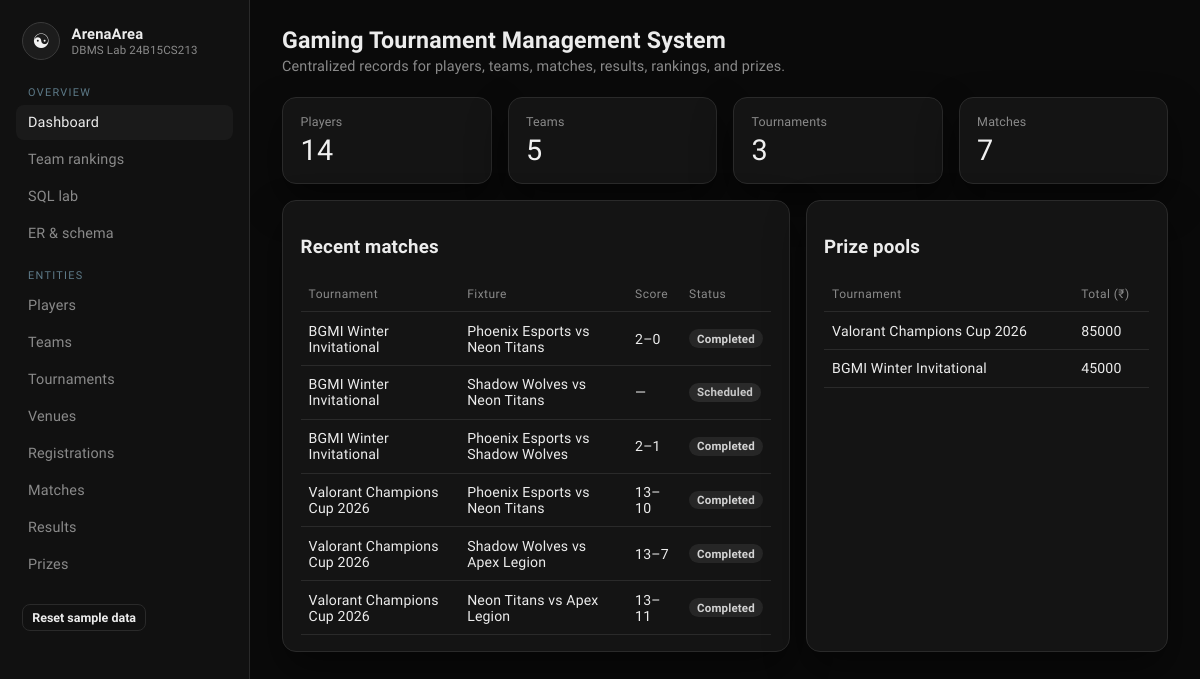
The page / on the database its author committed.
### tables this page shows
CREATE TABLE Result (
    result_id      INTEGER PRIMARY KEY AUTOINCREMENT,
    match_id       INTEGER NOT NULL UNIQUE,
    winner_team_id INTEGER,
    team1_score    INTEGER NOT NULL CHECK (team1_score >= 0),
    team2_score    INTEGER NOT NULL CHECK (team2_score >= 0),
    remarks        TEXT,
    FOREIGN KEY (match_id)       REFERENCES MatchEvent(match_id) ON DELETE CASCADE,
    FOREIGN KEY (winner_team_id) REFERENCES Team(team_id)
);

CREATE TABLE Tournament (
    tournament_id   INTEGER PRIMARY KEY AUTOINCREMENT,
    tournament_name TEXT    NOT NULL,
    game_title      TEXT    NOT NULL,
    start_date      TEXT    NOT NULL,
    end_date        TEXT    NOT NULL,
    status          TEXT    NOT NULL CHECK (status IN ('Upcoming', 'Ongoing', 'Completed')),
    organizer_name  TEXT    NOT NULL,
    max_teams       INTEGER NOT NULL CHECK (max_teams >= 2),
    CHECK (end_date >= start_date)
);

CREATE TABLE Team (
    team_id      INTEGER PRIMARY KEY AUTOINCREMENT,
    team_name    TEXT    NOT NULL UNIQUE,
    coach_name   TEXT    NOT NULL,
    founded_year INTEGER NOT NULL CHECK (founded_year BETWEEN 2000 AND 2100),
    status       TEXT    NOT NULL DEFAULT 'Active'
                         CHECK (status IN ('Active', 'Inactive'))
);

CREATE TABLE MatchEvent (
    match_id      INTEGER PRIMARY KEY AUTOINCREMENT,
    tournament_id INTEGER NOT NULL,
    team1_id      INTEGER NOT NULL,
    team2_id      INTEGER NOT NULL,
    venue_id      INTEGER NOT NULL,
    match_date    TEXT    NOT NULL,
    round_name    TEXT    NOT NULL
                          CHECK (round_name IN ('Group', 'Quarterfinal', 'Semifinal', 'Final', 'Third Place')),
    status        TEXT    NOT NULL DEFAULT 'Scheduled'
                          CHECK (status IN ('Scheduled', 'Live', 'Completed', 'Cancelled')),
    CHECK (team1_id <> team2_id),
    FOREIGN KEY (tournament_id) REFERENCES Tournament(tournament_id) ON DELETE CASCADE,
    FOREIGN KEY (team1_id)      REFERENCES Team(team_id),
    FOREIGN KEY (team2_id)      REFERENCES Team(team_id),
    FOREIGN KEY (venue_id)      REFERENCES Venue(venue_id)
);

### app.py (the view)
@app.route("/")
def dashboard():
    stats = {
        "players": query("SELECT COUNT(*) AS c FROM Player", one=True)["c"],
        "teams": query("SELECT COUNT(*) AS c FROM Team", one=True)["c"],
        "tournaments": query("SELECT COUNT(*) AS c FROM Tournament", one=True)["c"],
        "matches": query("SELECT COUNT(*) AS c FROM MatchEvent", one=True)["c"],
    }
    recent = query(
        """
        SELECT * FROM v_match_results
        ORDER BY match_date DESC
        LIMIT 6
        """
    )
    prize_pool = query(
        """
        SELECT tn.tournament_name, SUM(pr.prize_amount) AS total
        FROM Tournament tn
        JOIN Prize pr ON pr.tournament_id = tn.tournament_id
        GROUP BY tn.tournament_name
        ORDER BY total DESC
        """
    )
    return render_template("dashboard.html", stats=stats, recent=recent, prize_pool=prize_pool)

### app.py (called while the page is built)
def get_db():
    if "db" not in g:
        g.db = sqlite3.connect(DB_PATH)
        g.db.row_factory = sqlite3.Row
        g.db.execute("PRAGMA foreign_keys = ON")
    return g.db

def query(sql, args=(), one=False):
    cur = get_db().execute(sql, args)
    rows = cur.fetchall()
    cur.close()
    return (rows[0] if rows else None) if one else rows

### templates/dashboard.html (shortened to what this page needs)
{% extends "base.html" %}
{% block content %}
<div class="topbar">
  <div>
    <h2>Gaming Tournament Management System</h2>
    <p>Centralized records for players, teams, matches, results, rankings, and prizes.</p>
  </div>
</div>
<div class="grid-4">
  <div class="card stat"><div class="label">Players</div><div class="value">{{ stats.players }}</div></div>
  <div class="card stat"><div class="label">Teams</div><div class="value">{{ stats.teams }}</div></div>
  <div class="card stat"><div class="label">Tournaments</div><div class="value">{{ stats.tournaments }}</div></div>
  <div class="card stat"><div class="label">Matches</div><div class="value">{{ stats.matches }}</div></div>
</div>
<div class="grid-2" style="margin-top:1rem;">
  <div class="card">
    <h3>Recent matches</h3>
    <table>
      <thead><tr><th>Tournament</th><th>Fixture</th><th>Score</th><th>Status</th></tr></thead>
      <tbody>
      {% for m in recent %}
        <tr>
          <td>{{ m.tournament_name }}</td>
          <td>{{ m.team1 }} vs {{ m.team2 }}</td>
          <td>{% if m.team1_score is not none %}{{ m.team1_score }}–{{ m.team2_score }}{% else %}—{% endif %}</td>
          <td><span class="badge {{ m.status }}">{{ m.status }}</span></td>
        </tr>
      {% else %}
        <tr><td colspan="4" class="empty">No matches yet.</td></tr>
      {% endfor %}
      </tbody>
    </table>
  </div>
  <div class="card">
    <h3>Prize pools</h3>
    <table>
      <thead><tr><th>Tournament</th><th>Total (₹)</th></tr></thead>
      <tbody>
      {% for p in prize_pool %}
        <tr><td>{{ p.tournament_name }}</td><td>{{ '%.0f'|format(p.total) }}</td></tr>
      {% else %}
        <tr><td colspan="2" class="empty">No prizes defined.</td></tr>
      {% endfor %}
      </tbody>
    </table>
  </div>
</div>
{% endblock %}

### templates/base.html (shortened to what this page needs)
<!doctype html>
<html lang="en">
<head>
  <link rel="stylesheet" href="{{ url_for('static', filename='style.css') }}">
</head>
<body>
<div class="app">
  <aside class="sidebar">
    <div class="brand">
      <div class="logo" aria-hidden="true">☯</div>
      <div>
        <h1>ArenaArea</h1>
        <p>DBMS Lab 24B15CS213</p>
      </div>
    </div>
    <nav>
      <div class="section">Overview</div>
      <a href="{{ url_for('dashboard') }}" class="{% if request.endpoint == 'dashboard' %}active{% endif %}">Dashboard</a>
      <a href="{{ url_for('rankings') }}" class="{% if request.endpoint == 'rankings' %}active{% endif %}">Team rankings</a>
      <a href="{{ url_for('sql_lab') }}" class="{% if request.endpoint == 'sql_lab' %}active{% endif %}">SQL lab</a>
      <a href="{{ url_for('schema_page') }}" class="{% if request.endpoint == 'schema_page' %}active{% endif %}">ER &amp; schema</a>
      <div class="section">Entities</div>
      <a href="{{ url_for('players_list') }}">Players</a>
      <a href="{{ url_for('teams_list') }}">Teams</a>
      <a href="{{ url_for('tournaments_list') }}">Tournaments</a>
      <a href="{{ url_for('venues_list') }}">Venues</a>
      <a href="{{ url_for('registrations_list') }}">Registrations</a>
      <a href="{{ url_for('matches_list') }}">Matches</a>
      <a href="{{ url_for('results_list') }}">Results</a>
      <a href="{{ url_for('prizes_list') }}">Prizes</a>
    </nav>
    <form action="{{ url_for('reset_db') }}" method="post" style="margin-top:1.4rem;padding:0 0.4rem;">
      <button class="btn ghost small" type="submit">Reset sample data</button>
    </form>
  </aside>
  <main class="main">
    {% block content %}{% endblock %}
  </main>
</div>
</body>
</html>

### static/style.css (style rules this page uses)
:root { --bg: #0a0a0a; --panel: #141414; --panel-2: #1a1a1a; --line: #2a2a2a; --text: #ececec; --muted: #8a8a8a; --mint: #cfcfcf; --mint-dim: #3a3a3a; --coral: #9a9a9a; --gold: #d0d0d0; --blue: #b8b8b8; --shadow: 0 18px 40px rgba(0, 0, 0, 0.45); }
* { box-sizing: border-box; }
html, body { margin: 0; min-height: 100%; }
body { font-family: "Sora", sans-serif; background: var(--bg); color: var(--text); letter-spacing: 0.01em; }
a { color: var(--mint); text-decoration: none; }
.app { display: grid; grid-template-columns: 250px 1fr; min-height: 100vh; }
.sidebar { background: #111; border-right: 1px solid var(--line); padding: 1.4rem 1rem; position: sticky; top: 0; height: 100vh; overflow: auto; }
.brand { display: flex; gap: 0.7rem; align-items: center; margin-bottom: 1.6rem; padding: 0 0.4rem; }
.logo { width: 38px; height: 38px; border-radius: 50%; display: grid; place-items: center; background: #1c1c1c; color: #f2f2f2; border: 1px solid #3a3a3a; font-size: 1.25rem; line-height: 1; }
.brand h1 { font-size: 0.92rem; margin: 0; line-height: 1.2; }
.brand p { margin: 0; color: var(--muted); font-size: 0.72rem; }
nav a { display: block; color: var(--muted); padding: 0.55rem 0.75rem; border-radius: 8px; margin-bottom: 0.15rem; font-size: 0.9rem; }
nav a:hover, nav a.active { background: var(--panel-2); color: var(--text); }
nav .section { color: #5d7a88; font-size: 0.68rem; letter-spacing: 0.12em; text-transform: uppercase; margin: 1.1rem 0.75rem 0.4rem; }
.main { padding: 1.6rem 2rem 3rem; }
.topbar { display: flex; justify-content: space-between; align-items: flex-start; gap: 1rem; margin-bottom: 1.4rem; }
.topbar h2 { margin: 0 0 0.25rem; font-size: 1.45rem; }
.topbar p { margin: 0; color: var(--muted); font-size: 0.9rem; }
.btn, button.btn, input[type="submit"] { border: 0; background: #e8e8e8; color: #111; font-weight: 600; padding: 0.55rem 0.9rem; border-radius: 8px; cursor: pointer; font-family: inherit; font-size: 0.88rem; }
.btn.ghost, button.ghost { background: transparent; color: var(--text); border: 1px solid var(--line); }
.btn.small, button.small { padding: 0.32rem 0.55rem; font-size: 0.78rem; }
.grid-4, .grid-2, .grid-3 { display: grid; gap: 1rem; }
.grid-4 { grid-template-columns: repeat(4, 1fr); }
.grid-2 { grid-template-columns: 1.4fr 1fr; }
.card { background: var(--panel); border: 1px solid var(--line); border-radius: 14px; padding: 1rem 1.1rem; box-shadow: var(--shadow); }
.stat .label { color: var(--muted); font-size: 0.78rem; }
.stat .value { font-size: 1.8rem; margin-top: 0.25rem; color: #f0f0f0; }
table { width: 100%; border-collapse: collapse; font-size: 0.88rem; }
th, td { text-align: left; padding: 0.65rem 0.5rem; border-bottom: 1px solid var(--line); vertical-align: middle; }
th { color: var(--muted); font-weight: 500; font-size: 0.75rem; letter-spacing: 0.04em; }
.badge { display: inline-block; padding: 0.15rem 0.5rem; border-radius: 999px; font-size: 0.72rem; font-weight: 600; }
.Upcoming, .Pending, .Scheduled { background: #2a2a2a; color: #c8c8c8; }
.Completed { background: #262626; color: #d4d4d4; }

### rows shown on the page
Result: tournament_name "BGMI Winter Invitational", team1 "Phoenix Esports", team2 "Neon Titans", team1_score "2", team2_score "0", status "Completed"
MatchEvent: tournament_name "BGMI Winter Invitational", team1 "Shadow Wolves", team2 "Neon Titans", status "Scheduled"
Result: tournament_name "BGMI Winter Invitational", team1 "Phoenix Esports", team2 "Shadow Wolves", team1_score "2", team2_score "1", status "Completed"
Result: tournament_name "Valorant Champions Cup 2026", team1 "Phoenix Esports", team2 "Neon Titans", team1_score "13", team2_score "10", status "Completed"
Result: tournament_name "Valorant Champions Cup 2026", team1 "Shadow Wolves", team2 "Apex Legion", team1_score "13", team2_score "7", status "Completed"
Result: tournament_name "Valorant Champions Cup 2026", team1 "Neon Titans", team2 "Apex Legion", team1_score "13", team2_score "11", status "Completed"
Tournament: tournament_name "Valorant Champions Cup 2026", total "85000"
Tournament: tournament_name "BGMI Winter Invitational", total "45000"

### other values the page prints
{{ stats.players }} "14"
{{ stats.teams }} "5"
{{ stats.tournaments }} "3"
{{ stats.matches }} "7"
